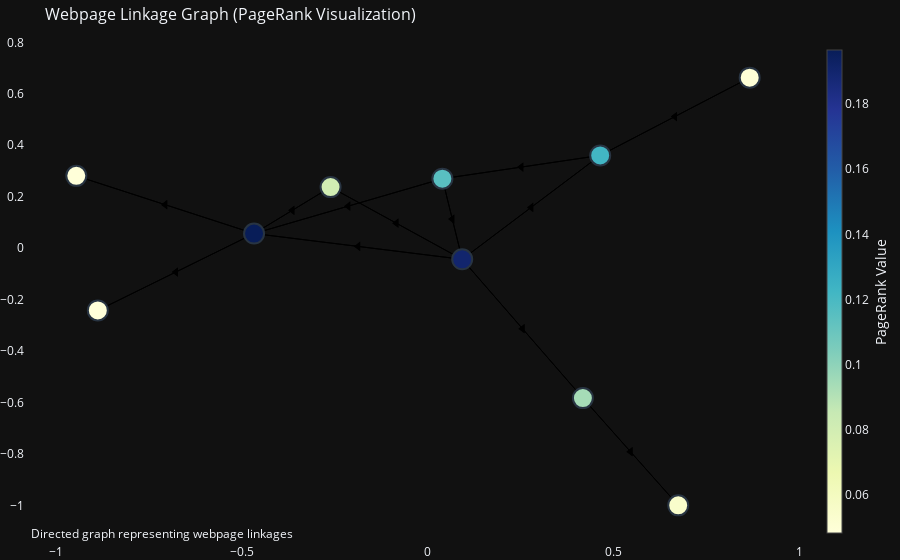
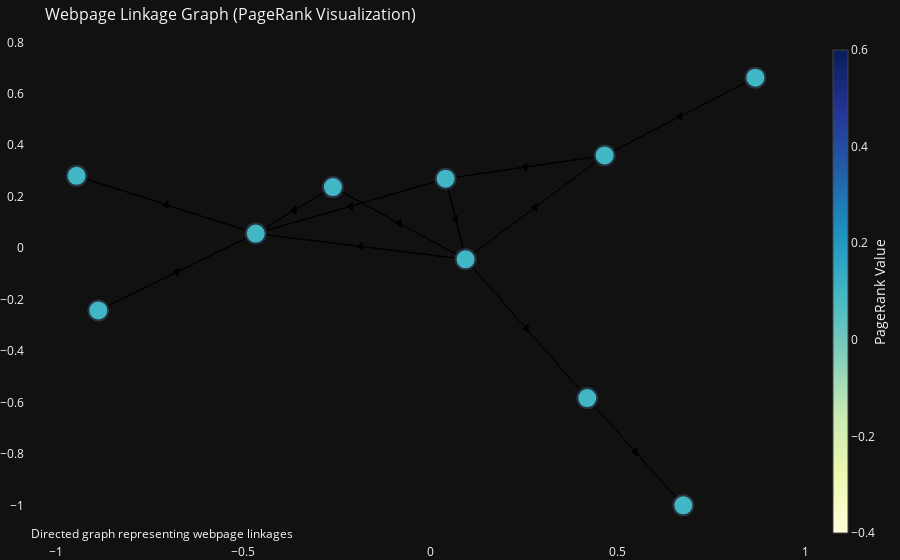

The code cell stored with these charts, in order, in its notebook:
### Code cell
''' visualize your generated graph '''

"""
Just run this cell.
Whenever you want to visualize the graph based on 
your current values, activate the test mine flag.
"""


def visualize_graph(G, testMine = False , myProbs = []):
    pos = nx.spring_layout(G, seed=42) 
    
    edge_x = []
    edge_y = []
    arrow_x = []
    arrow_y = []
    for edge in G.edges():
        x0, y0 = pos[edge[0]]
        x1, y1 = pos[edge[1]]
        edge_x.append(x0)
        edge_x.append(x1)
        edge_x.append(None)
        edge_y.append(y0)
        edge_y.append(y1)
        edge_y.append(None)

        arrow_x.append((x0 + x1) / 2)  
        arrow_y.append((y0 + y1) / 2)
    
    edge_trace = go.Scatter(
        x=edge_x, y=edge_y,
        line=dict(width=1, color='black'),
        hoverinfo='none',
        mode='lines'
    )

    arrow_trace = go.Scatter(
        x=arrow_x, y=arrow_y,
        mode='markers',
        marker=dict(
            size=8,
            color='black',
            symbol='triangle-up',  
            angle=-90  
        ),
        hoverinfo='none'
    )

    node_x = []
    node_y = []
    for node in G.nodes():
        x, y = pos[node]
        node_x.append(x)
        node_y.append(y)

    node_trace = go.Scatter(
        x=node_x, y=node_y,
        mode='markers',
        hoverinfo='text',
        marker=dict(
            showscale=True,
            colorscale='YlGnBu', 
            size=20,  
            color=[],
            colorbar=dict(
                thickness=15,
                title='PageRank Value',
                xanchor='left',
                titleside='right'
            ),
            line_width=2))

    node_color = []
    node_text = []
    pagerank_values = nx.pagerank(G)  
    for node in G.nodes():
        if testMine:
            node_color.append(myProbs[node])
            node_text.append(f'Page {node} - PageRank: {myProbs[node]:.3f}')
        else:
            node_color.append(pagerank_values[node])  
            node_text.append(f'Page {node} - PageRank: {pagerank_values[node]:.3f}')
    
    node_trace.marker.color = node_color
    node_trace.text = node_text

    fig = go.Figure(data=[edge_trace, arrow_trace,  node_trace],
                    layout=go.Layout(
                        title='Webpage Linkage Graph (PageRank Visualization)',
                        titlefont_size=16,
                        showlegend=False,
                        hovermode='closest',
                        margin=dict(b=0, l=0, r=0, t=40),
                        annotations=[dict(
                            text="Directed graph representing webpage linkages",
                            showarrow=False,
                            xref="paper", yref="paper",
                            x=0.005, y=-0.002)],
                        xaxis=dict(showgrid=False, zeroline=False),
                        yaxis=dict(showgrid=False, zeroline=False)))

    fig.show()
    return pagerank_values

goalProbs = visualize_graph(graph)
print(f'Actual pagerank values : {goalProbs}')
myProbs = {key : 1/len(goalProbs) for key in goalProbs}
visualize_graph(graph, testMine=True , myProbs=myProbs)
print(f'Values I found : {myProbs}')

### Figure 1 — Plotly figure (JSON) as saved in the notebook; plotly's stock layout.template omitted (floating-point values rounded to 4 significant figures)
{"data": [{"hoverinfo": "none", "line": {"color": "black", "width": 1}, "mode": "lines", "x": [0.8672, 0.4649, null, 0.4649, 0.8672, null, 0.4649, 0.04023, null, 0.4649, 0.09353, null, -0.887, -0.4666, null, -0.4666, -0.887, null, -0.4666, -0.2606, null, -0.4666, -0.9449, null, -0.4666, 0.04023, null, -0.4666, 0.09353, null, -0.2606, -0.4666, null, -0.2606, 0.09353, null, 0.09353, -0.2606, null, 0.09353, 0.4184, null, 0.09353, -0.4666, null, 0.09353, 0.04023, null, 0.09353, 0.4649, null, 0.4184, 0.6749, null, 0.4184, 0.09353, null, 0.6749, 0.4184, null, -0.9449, -0.4666, null, 0.04023, -0.4666, null, 0.04023, 0.4649, null, 0.04023, 0.09353, null], "y": [0.663, 0.3605, null, 0.3605, 0.663, null, 0.3605, 0.27, null, 0.3605, -0.04339, null, -0.2423, 0.05684, null, 0.05684, -0.2423, null, 0.05684, 0.2373, null, 0.05684, 0.2811, null, 0.05684, 0.27, null, 0.05684, -0.04339, null, 0.2373, 0.05684, null, 0.2373, -0.04339, null, -0.04339, 0.2373, null, -0.04339, -0.583, null, -0.04339, 0.05684, null, -0.04339, 0.27, null, -0.04339, 0.3605, null, -0.583, -1.0, null, -0.583, -0.04339, null, -1.0, -0.583, null, 0.2811, 0.05684, null, 0.27, 0.05684, null, 0.27, 0.3605, null, 0.27, -0.04339, null], "type": "scatter"}, {"hoverinfo": "none", "marker": {"angle": -90, "color": "black", "size": 8, "symbol": "triangle-up"}, "mode": "markers", "x": [0.6661, 0.6661, 0.2526, 0.2792, -0.6768, -0.6768, -0.3636, -0.7057, -0.2132, -0.1865, -0.3636, -0.08356, -0.08356, 0.2559, -0.1865, 0.06688, 0.2792, 0.5466, 0.2559, 0.5466, -0.7057, -0.2132, 0.2526, 0.06688], "y": [0.5117, 0.5117, 0.3152, 0.1585, -0.09273, -0.09273, 0.1471, 0.169, 0.1634, 0.006724, 0.1471, 0.09696, 0.09696, -0.3132, 0.006724, 0.1133, 0.1585, -0.7915, -0.3132, -0.7915, 0.169, 0.1634, 0.3152, 0.1133], "type": "scatter"}, {"hoverinfo": "text", "marker": {"color": [0.0496, 0.1221, 0.04842, 0.1966, 0.0807, 0.1899, 0.09399, 0.05495, 0.04842, 0.1153], "colorbar": {"thickness": 15, "title": {"side": "right", "text": "PageRank Value"}, "xanchor": "left"}, "colorscale": [[0.0, "rgb(255,255,217)"], [0.125, "rgb(237,248,177)"], [0.25, "rgb(199,233,180)"], [0.375, "rgb(127,205,187)"], [0.5, "rgb(65,182,196)"], [0.625, "rgb(29,145,192)"], [0.75, "rgb(34,94,168)"], [0.875, "rgb(37,52,148)"], [1.0, "rgb(8,29,88)"]], "line": {"width": 2}, "showscale": true, "size": 20}, "mode": "markers", "text": ["Page 0 - PageRank: 0.050", "Page 8 - PageRank: 0.122", "Page 1 - PageRank: 0.048", "Page 5 - PageRank: 0.197", "Page 2 - PageRank: 0.081", "Page 9 - PageRank: 0.190", "Page 3 - PageRank: 0.094", "Page 6 - PageRank: 0.055", "Page 4 - PageRank: 0.048", "Page 7 - PageRank: 0.115"], "x": [0.8672, 0.4649, -0.887, -0.4666, -0.2606, 0.09353, 0.4184, 0.6749, -0.9449, 0.04023], "y": [0.663, 0.3605, -0.2423, 0.05684, 0.2373, -0.04339, -0.583, -1.0, 0.2811, 0.27], "type": "scatter"}], "layout": {"annotations": [{"showarrow": false, "text": "Directed graph representing webpage linkages", "x": 0.005, "xref": "paper", "y": -0.002, "yref": "paper"}], "hovermode": "closest", "margin": {"b": 0, "l": 0, "r": 0, "t": 40}, "showlegend": false, "title": {"font": {"size": 16}, "text": "Webpage Linkage Graph (PageRank Visualization)"}, "xaxis": {"showgrid": false, "zeroline": false}, "yaxis": {"showgrid": false, "zeroline": false}}}

### Figure 2 — Plotly figure (JSON) as saved in the notebook; plotly's stock layout.template omitted (floating-point values rounded to 4 significant figures)
{"data": [{"hoverinfo": "none", "line": {"color": "black", "width": 1}, "mode": "lines", "x": [0.8672, 0.4649, null, 0.4649, 0.8672, null, 0.4649, 0.04023, null, 0.4649, 0.09353, null, -0.887, -0.4666, null, -0.4666, -0.887, null, -0.4666, -0.2606, null, -0.4666, -0.9449, null, -0.4666, 0.04023, null, -0.4666, 0.09353, null, -0.2606, -0.4666, null, -0.2606, 0.09353, null, 0.09353, -0.2606, null, 0.09353, 0.4184, null, 0.09353, -0.4666, null, 0.09353, 0.04023, null, 0.09353, 0.4649, null, 0.4184, 0.6749, null, 0.4184, 0.09353, null, 0.6749, 0.4184, null, -0.9449, -0.4666, null, 0.04023, -0.4666, null, 0.04023, 0.4649, null, 0.04023, 0.09353, null], "y": [0.663, 0.3605, null, 0.3605, 0.663, null, 0.3605, 0.27, null, 0.3605, -0.04339, null, -0.2423, 0.05684, null, 0.05684, -0.2423, null, 0.05684, 0.2373, null, 0.05684, 0.2811, null, 0.05684, 0.27, null, 0.05684, -0.04339, null, 0.2373, 0.05684, null, 0.2373, -0.04339, null, -0.04339, 0.2373, null, -0.04339, -0.583, null, -0.04339, 0.05684, null, -0.04339, 0.27, null, -0.04339, 0.3605, null, -0.583, -1.0, null, -0.583, -0.04339, null, -1.0, -0.583, null, 0.2811, 0.05684, null, 0.27, 0.05684, null, 0.27, 0.3605, null, 0.27, -0.04339, null], "type": "scatter"}, {"hoverinfo": "none", "marker": {"angle": -90, "color": "black", "size": 8, "symbol": "triangle-up"}, "mode": "markers", "x": [0.6661, 0.6661, 0.2526, 0.2792, -0.6768, -0.6768, -0.3636, -0.7057, -0.2132, -0.1865, -0.3636, -0.08356, -0.08356, 0.2559, -0.1865, 0.06688, 0.2792, 0.5466, 0.2559, 0.5466, -0.7057, -0.2132, 0.2526, 0.06688], "y": [0.5117, 0.5117, 0.3152, 0.1585, -0.09273, -0.09273, 0.1471, 0.169, 0.1634, 0.006724, 0.1471, 0.09696, 0.09696, -0.3132, 0.006724, 0.1133, 0.1585, -0.7915, -0.3132, -0.7915, 0.169, 0.1634, 0.3152, 0.1133], "type": "scatter"}, {"hoverinfo": "text", "marker": {"color": [0.1, 0.1, 0.1, 0.1, 0.1, 0.1, 0.1, 0.1, 0.1, 0.1], "colorbar": {"thickness": 15, "title": {"side": "right", "text": "PageRank Value"}, "xanchor": "left"}, "colorscale": [[0.0, "rgb(255,255,217)"], [0.125, "rgb(237,248,177)"], [0.25, "rgb(199,233,180)"], [0.375, "rgb(127,205,187)"], [0.5, "rgb(65,182,196)"], [0.625, "rgb(29,145,192)"], [0.75, "rgb(34,94,168)"], [0.875, "rgb(37,52,148)"], [1.0, "rgb(8,29,88)"]], "line": {"width": 2}, "showscale": true, "size": 20}, "mode": "markers", "text": ["Page 0 - PageRank: 0.100", "Page 8 - PageRank: 0.100", "Page 1 - PageRank: 0.100", "Page 5 - PageRank: 0.100", "Page 2 - PageRank: 0.100", "Page 9 - PageRank: 0.100", "Page 3 - PageRank: 0.100", "Page 6 - PageRank: 0.100", "Page 4 - PageRank: 0.100", "Page 7 - PageRank: 0.100"], "x": [0.8672, 0.4649, -0.887, -0.4666, -0.2606, 0.09353, 0.4184, 0.6749, -0.9449, 0.04023], "y": [0.663, 0.3605, -0.2423, 0.05684, 0.2373, -0.04339, -0.583, -1.0, 0.2811, 0.27], "type": "scatter"}], "layout": {"annotations": [{"showarrow": false, "text": "Directed graph representing webpage linkages", "x": 0.005, "xref": "paper", "y": -0.002, "yref": "paper"}], "hovermode": "closest", "margin": {"b": 0, "l": 0, "r": 0, "t": 40}, "showlegend": false, "title": {"font": {"size": 16}, "text": "Webpage Linkage Graph (PageRank Visualization)"}, "xaxis": {"showgrid": false, "zeroline": false}, "yaxis": {"showgrid": false, "zeroline": false}}}
